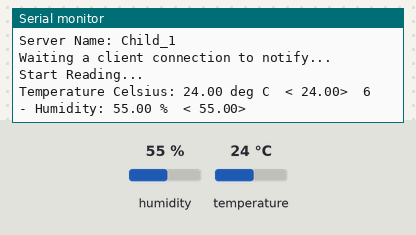
A sketch run on a simulated ESP32. Shown: the last lines printed to the serial monitor. The inputs (shaded band) are chosen by the test bench; at power-on: humidity 55 %, temperature 24 °C. Nothing arrives over Bluetooth unless stated; a phone connects over Bluetooth LE 3 s after start.

Above: at 18.0 s.
18.1 s: humidity set to 22 %
At 21.3 s:
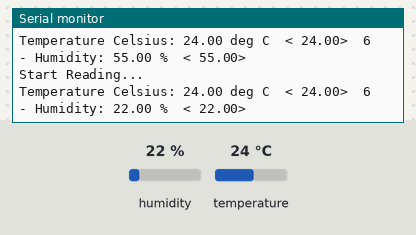
33.1 s: temperature set to 12 °C
At 40.5 s:
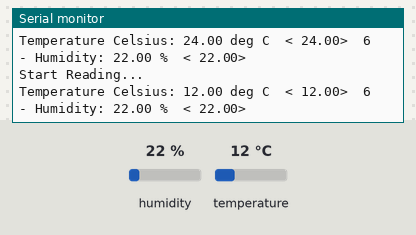
48.1 s: humidity set to 40 %
At 50.6 s:
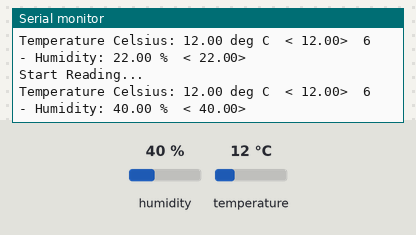
Timing chart, 0 to 52.1 s (numbered marks = the images above; inputs shaded):
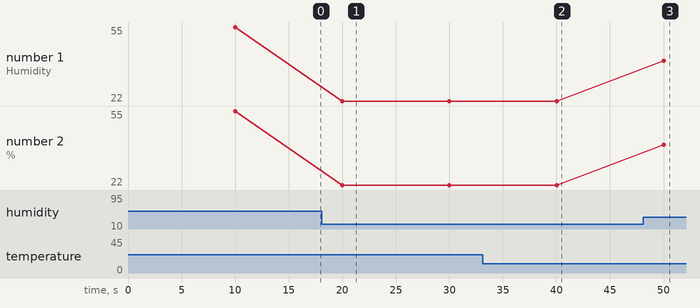

Measured:
- after the input at 18.1 s, the serial monitor: prints a new line after 1.9 s (image 1)
- after the input at 33.1 s, the serial monitor: prints a new line after 6.9 s (image 2)
- after the input at 48.1 s, the serial monitor: prints a new line after 1.9 s (image 3)
- plotted number 1: 55 → 22 after the input at 18.1 s, 22 → 40 after the input at 48.1 s
- plotted number 2: 55 → 22 after the input at 18.1 s, 22 → 40 after the input at 48.1 s

The sketch:

ServerSlave.ino
```cpp
// (licence header left out)
#include <BLEDevice.h>
#include <BLEServer.h>
#include <BLEAddress.h>
#include <BLEUtils.h>
#include <BLE2902.h>
#include <Wire.h>
#include <Adafruit_Sensor.h>
#include <Adafruit_BME280.h>
#include <string>

//Default Temperature is in Celsius
//Comment the next line for Temperature in Fahrenheit
#define temperatureCelsius

//BLE server name
std::string bleServerName = "Child_1";

Adafruit_BME280 bme; // I2C

float temp;
float tempF;
float hum;

// Timer variables
unsigned long lastTime = 0;

//Logging Checking Interval
unsigned long loggingInterval = 10000;

bool deviceConnected = false;

// See the following for generating UUIDs:
// https://www.uuidgenerator.net/
#define SERVICE_UUID "91bad492-b950-4226-aa2b-4ede9fa42f59"

//#define SERVICE_UUID2 "30880f64-4239-11ed-b878-0242ac120002"

// Temperature Characteristic and Descriptor
#ifdef temperatureCelsius
  BLECharacteristic bmeTemperatureCelsiusCharacteristics("cba1d466-344c-4be3-ab3f-189f80dd7518", BLECharacteristic::PROPERTY_NOTIFY);
  BLEDescriptor bmeTemperatureCelsiusDescriptor(BLEUUID((uint16_t)0x2902));
#else
  BLECharacteristic bmeTemperatureFahrenheitCharacteristics("f78ebbff-c8b7-4107-93de-889a6a06d408", BLECharacteristic::PROPERTY_NOTIFY);
  BLEDescriptor bmeTemperatureFahrenheitDescriptor(BLEUUID((uint16_t)0x2902));
#endif

// Humidity Characteristic and Descriptor
BLECharacteristic bmeHumidityCharacteristics("ca73b3ba-39f6-4ab3-91ae-186dc9577d99", BLECharacteristic::PROPERTY_NOTIFY);
BLEDescriptor bmeHumidityDescriptor(BLEUUID((uint16_t)0x2903));


//Setup callbacks onConnect and onDisconnect
class MyServerCallbacks: public BLEServerCallbacks {
  void onConnect(BLEServer* pServer) {
    deviceConnected = true;
  };
  void onDisconnect(BLEServer* pServer) {
    deviceConnected = false;
    delay(1000);
    pServer->getAdvertising()->start();
    Serial.println("Persisiting Advertising for a client connection to notify...");
  }
};

void initBME(){
  if (!bme.begin(0x76)) {
    Serial.println("Could not find a valid BME280 sensor, check wiring!");
    while (1);
  }
}

int show = 0;
BLEServer *pServer;

void setup() {
  // Start serial communication
  Serial.begin(115200);

  // Init BME Sensor
  initBME();

  // Create the BLE Device
  BLEDevice::init(bleServerName);

  // Create the BLE Server
  pServer = BLEDevice::createServer();
  pServer->setCallbacks(new MyServerCallbacks());

  // Create the BLE Service
  BLEService *bmeService = pServer->createService(SERVICE_UUID);

  std::string ServerAddress = BLEDevice::getAddress().toString();
  std::string bmeTempDescriptor =  "_BME temperature Celsius";
  std::string bmeTempDescriptorF = "_BME temperature Fahrenheit";
  std::string bmeHumDescriptor = "_BME temperature Celsius";

  // Create BLE Characteristics and Create a BLE Descriptor
  // Temperature
  #ifdef temperatureCelsius
    bmeService->addCharacteristic(&bmeTemperatureCelsiusCharacteristics);
    bmeTemperatureCelsiusDescriptor.setValue(bmeTempDescriptor);
    bmeTemperatureCelsiusCharacteristics.addDescriptor(new BLE2902());
  #else
    bmeService->addCharacteristic(&bmeTemperatureFahrenheitCharacteristics);
    bmeTemperatureFahrenheitDescriptor.setValue(bmeTempDescriptorF);
    bmeTemperatureFahrenheitCharacteristics.addDescriptor(new BLE2902());
  #endif

  // Humidity
  bmeService->addCharacteristic(&bmeHumidityCharacteristics);
  bmeHumidityDescriptor.setValue(bmeHumDescriptor);
  bmeHumidityCharacteristics.addDescriptor(new BLE2902());

  // Start the service
  bmeService->start();

  // Start Temporary Advertising
  BLEAdvertising *pAdvertising = BLEDevice::getAdvertising();
  pAdvertising->addServiceUUID(SERVICE_UUID);
  pServer->getAdvertising()->start();

  Serial.printf("Server Name: %s \n",bleServerName.c_str());
  Serial.println("Waiting a client connection to notify...");
}


void loop() {
  if (deviceConnected) {
    show == 0;
    if ((millis() - lastTime) > loggingInterval) {
      Serial.println("Start Reading...");
      // Read temperature as Celsius (the default)
      temp = bme.readTemperature();
      // Fahrenheit
      tempF = 1.8*temp +32;
      // Read humidity
      hum = bme.readHumidity();

      //Notify temperature reading from BME sensor
      #ifdef temperatureCelsius
        static char temperatureCTemp[6];
        dtostrf(temp, 6, 2, temperatureCTemp);
        //Set temperature Characteristic value and notify connected client
        bmeTemperatureCelsiusCharacteristics.setValue(temperatureCTemp);
        bmeTemperatureCelsiusCharacteristics.notify();
        Serial.print("Temperature Celsius: ");
        Serial.print(temp);
        Serial.print(" deg C");
        Serial.print("  <");
        Serial.print(&temperatureCTemp[0]);
        Serial.print(">  ");
        Serial.print(sizeof(temperatureCTemp));
      #else
        static char temperatureFTemp[6];
        dtostrf(tempF, 6, 2, temperatureFTemp);
        //Set temperature Characteristic value and notify connected client
        bmeTemperatureFahrenheitCharacteristics.setValue(temperatureFTemp);
        bmeTemperatureFahrenheitCharacteristics.notify();
        Serial.print("Temperature Fahrenheit: ");
        Serial.print(tempF);
        Serial.print(" ºF");
        Serial.print("  <");
        Serial.print(&temperatureFTemp[0]);
        Serial.print(">");
      #endif

      //Notify humidity reading from BME
      static char humidityTemp[7];
      dtostrf(hum, 6, 2, humidityTemp);
      //Set humidity Characteristic value and notify connected client
      bmeHumidityCharacteristics.setValue(humidityTemp);
      bmeHumidityCharacteristics.notify();
      Serial.print(" - Humidity: ");
      Serial.print(hum);
      Serial.print(" %");
      Serial.print("  <");
      Serial.print(&humidityTemp[0]);
      Serial.println(">");

      lastTime = millis();
    }
  }


}
```
